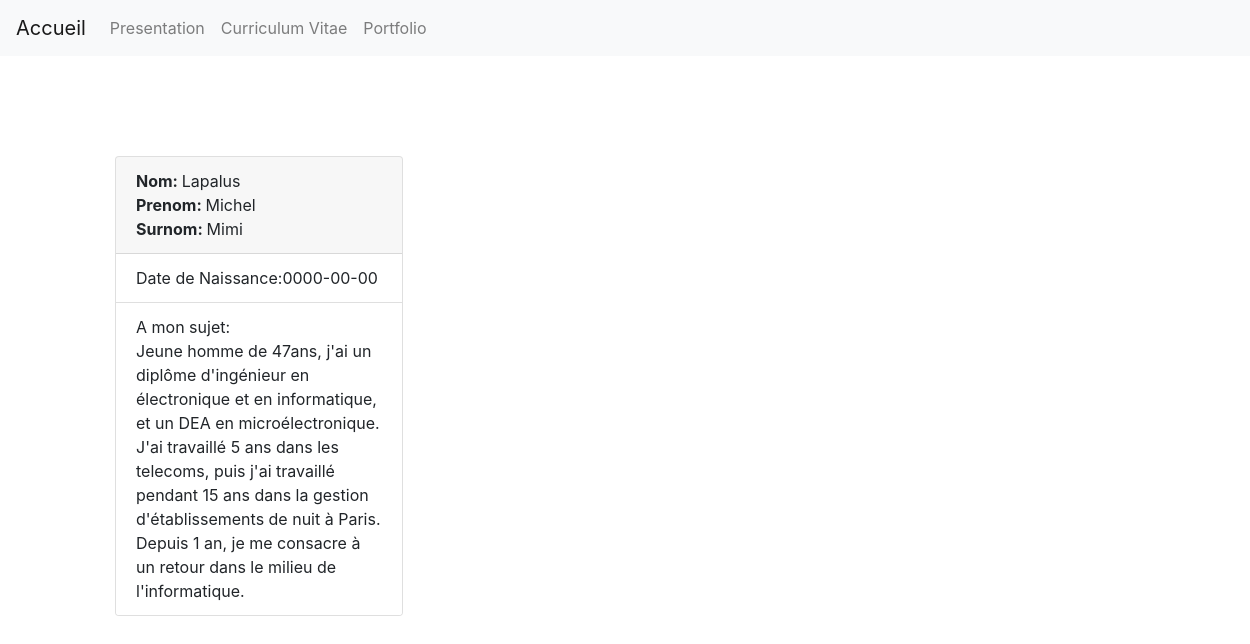
The page / on the database its author committed.
### tables this page shows
CREATE TABLE `USER`
(
  `ID` int NOT NULL AUTO_INCREMENT,
  `LAST_NAME` varchar(50) NOT NULL,
  `USERNAME` varchar(20) NOT NULL,
  `FIRST_NAME` varchar(50) NOT NULL,
  `BIRTH_DATE` date NOT NULL,
  `DESCRIPTION` longtext,
  PRIMARY KEY(`ID`),
  UNIQUE KEY `USER_USERNAME_uindex`(`USERNAME`)
);

### src/Renderer.php (called while the page is built, shortened)
<?php
class Renderer
{
  public static function render(string $path, array $params)
  {
    extract($params);
    require('templates/' . $path . '.html.php');
    $pageContent = ob_get_clean();
    require('templates/layout.html.php');
  }
}

### src/Controllers/PagesController.php (called while the page is built, shortened)
<?php
class PagesController
{
  public function index()
  {
    $user = new User();
    $data = $user->find(1);
    Renderer::render('index', compact('pageTitle', 'data'));
  }
}

### src/Controllers/Router/Route.php (called while the page is built, shortened)
<?php
class Route
{
  private $path;
  private $action;
  private $matches;
  public function __construct(string $path, string $action)
  {
    $this->path = trim($path, '/');
    $this->action = $action;
  }
  public function matches(string $url): bool
  {
    $path = preg_replace('#:([\w]+)#', '([^/]+)', $this->path);
    $pathToMatch = "#^$path$#";
    if (preg_match($pathToMatch, $url, $matches)) {
      $this->matches = $matches;
      return true;
    } else {
      return false;
    }
  }
  public function execute(): ?callable
  {
    $params = explode('@', $this->action);
    $controller = new $params[0]();
    $method = $params[1];
    return isset($this->matches[1]) ?
      $controller->$method($this->matches[1]) :
      $controller->$method();
  }
}

### src/Controllers/Router/Router.php (called while the page is built, shortened)
<?php
class Router
{
  public $url;
  public $routes = [];
  public function __construct(string $url)
  {
    $this->url = trim($url, '/');
  }
  public function get(string $path, string $action)
  {
    $this->routes['GET'][] = new Route($path, $action);
  }
  public function run()
  {
    foreach ($this->routes[$_SERVER['REQUEST_METHOD']] as $route) {
      if ($route->matches($this->url)) {
        return $route->execute();
      }
    }
    return header('HTTP/1.0 404 not found');
  }
}

### src/Application.php (called while the page is built, shortened)
<?php
class Application
{
  public static function process()
  {
    $router = new Router($_SERVER['REQUEST_URI']);
    $router->get('/', 'App\Controllers\PagesController@index');
    $router->get('/cv', 'App\Controllers\PagesController@cv');
    $router->get('/portfolio', 'App\Controllers\PagesController@portfolio');
    $router->run();
  }
}

### public/index.php (called while the page is built, shortened)
<?php
\App\Application::process();

### src/Entity/Model.php (called while the page is built, shortened)
<?php
abstract class Model
{
  protected $pdo;
  protected $table;
  public function __construct()
  {
    $this->pdo = \Database::getPdo();
    $numberOfArguments = func_num_args();
  }
  public function find(int $id)
  {
    $query = $this->pdo->prepare("SELECT * FROM {$this->table} WHERE id = :id");
    $query->execute(['id' => $id]);
    return $query->fetch();
  }
}

### src/Database.php (called while the page is built)
<?php
class Database
{
  public static function getPdo(): PDO
  {
    $pdo = new PDO('mysql:host=127.0.0.1;dbname=PHP_PORTFOLIO_PROJECT;charset=utf8', 'root', 'root', [
      PDO::ATTR_ERRMODE => PDO::ERRMODE_EXCEPTION,
      PDO::ATTR_DEFAULT_FETCH_MODE => PDO::FETCH_ASSOC
    ]);
    return $pdo;
  }
}

### src/templates/index.html.php (the view, shortened to what this page needs)
<?php
$lastName = $params['data']["LAST_NAME"];
$userName = $params['data']["USERNAME"];
$firstName = $params['data']["FIRST_NAME"];
$birthDate = $params['data']["BIRTH_DATE"];
$description = $params['data']["DESCRIPTION"];
?>
<div class="card" style="width: 18rem;">
  <div class="card-header">
    <strong>Nom: </strong> <?= $lastName ?></br>
    <strong>Prenom: </strong> <?= $firstName ?></br>
    <strong>Surnom: </strong> <?= $userName ?></br>
  </div>
  <ul class="list-group list-group-flush">
    <li class="list-group-item">Date de Naissance:<?= $birthDate ?></li>
    <li class="list-group-item">A mon sujet: </br><?= $description ?></li>
  </ul>
</div>

### src/templates/layout.html.php (shortened to what this page needs)
<!DOCTYPE html>
<html lang="en">
<head>
  <link rel="stylesheet" href="https://cdn.jsdelivr.net/npm/bootstrap@4.5.3/dist/css/bootstrap.min.css"
>
</head>
<body>
  <nav class="navbar navbar-expand-lg navbar-light bg-light">
    <a class="navbar-brand" href="/">Accueil</a>
    <div class="collapse navbar-collapse" id="navbarNav">
      <ul class="navbar-nav">
        <li class="nav-item">
          <a class="nav-link" href="/">Presentation</a>
        </li>
        <li class="nav-item">
          <a class="nav-link" href="/cv">Curriculum Vitae</a>
        </li>
        <li class="nav-item">
          <a class="nav-link" href="/portfolio">Portfolio</a>
        </li>
      </ul>
    </div>
  </nav>
  <main class="container" style="margin: 100px;">
    <?= $pageContent ?>
  </main>
</body>
</html>

### rows shown on the page
user: LAST_NAME "Lapalus", FIRST_NAME "Michel", USERNAME "Mimi", BIRTH_DATE "0000-00-00", DESCRIPTION "Jeune homme de 47ans, j'ai un diplôme d'ingénieur en électronique et en informatique, et un DEA en microélectronique. J'ai travaillé 5 ans dans les telecoms, puis j'ai travaillé pendant 15 ans dans la gestion d'établissements de nuit à Paris. Depuis 1 an, je me consacre à un retour dans le milieu de l'informatique."
